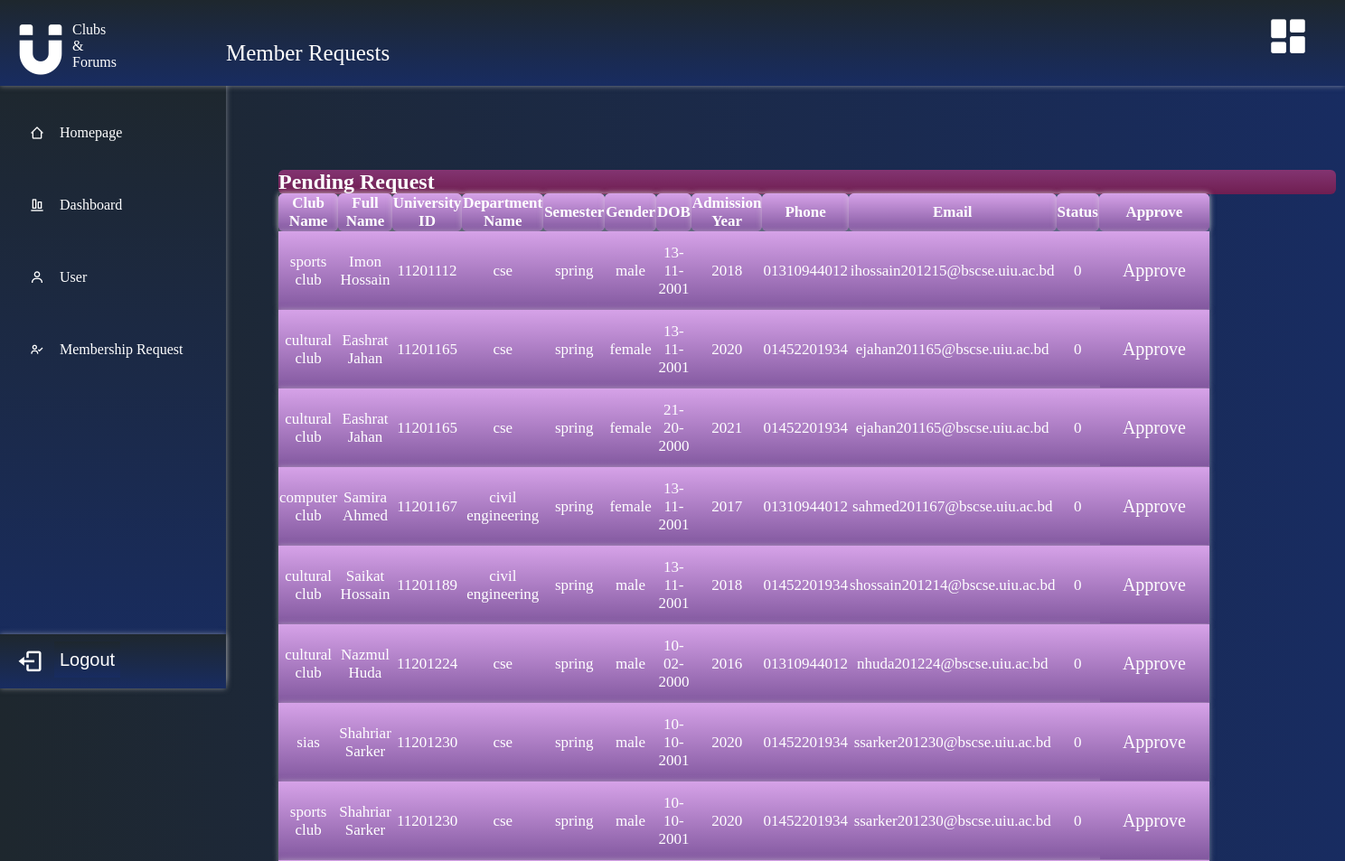
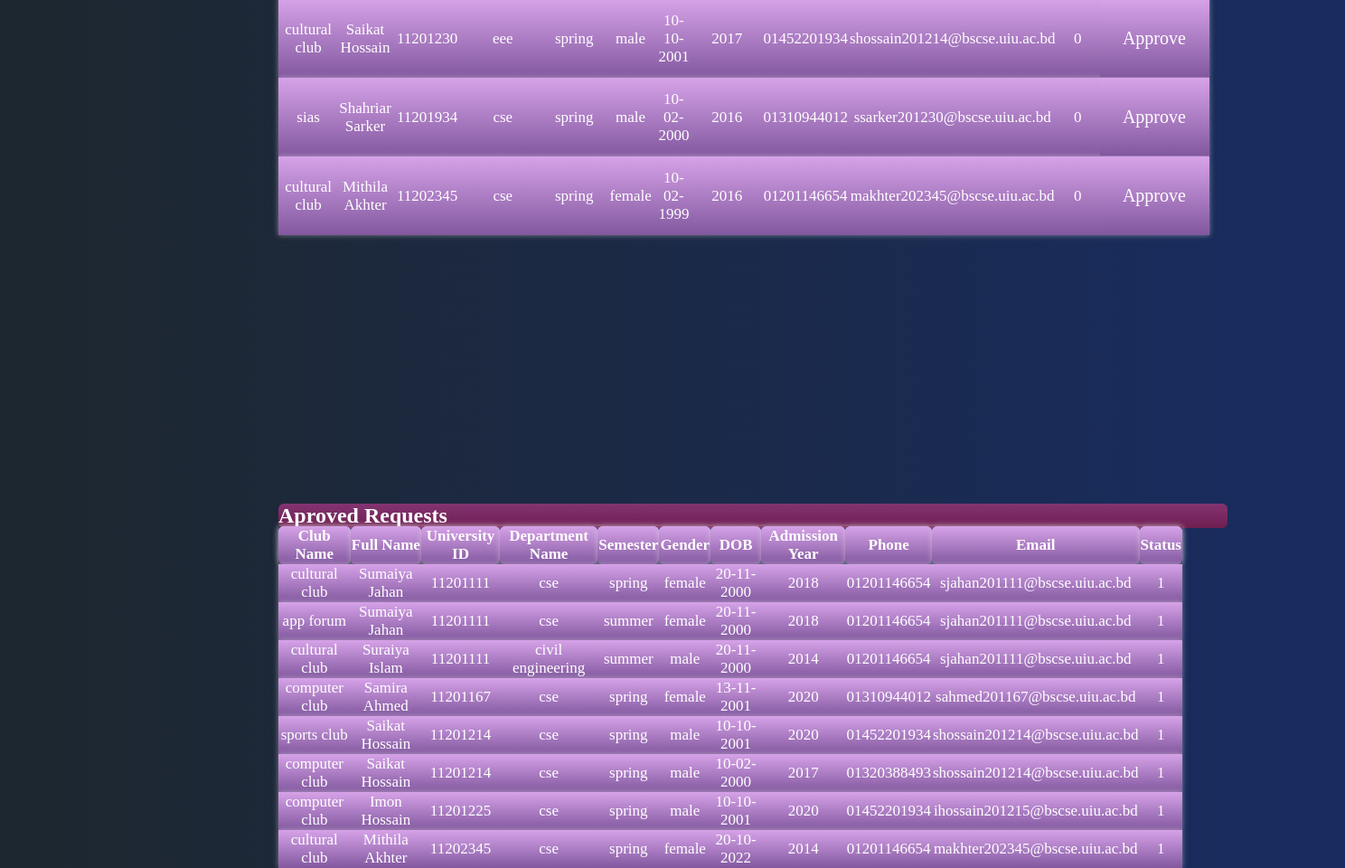
Page /member_req.php on the committed database (2 pictures, top to bottom).
### tables this page shows
CREATE TABLE `member_reg` (
  `id` int(11) NOT NULL,
  `club_name` varchar(200) NOT NULL,
  `full_name` varchar(200) NOT NULL,
  `uni_id` int(11) NOT NULL,
  `dept_name` varchar(100) NOT NULL,
  `semester` varchar(100) NOT NULL,
  `gender` varchar(100) NOT NULL,
  `dob` varchar(100) NOT NULL,
  `admission_year` varchar(100) NOT NULL,
  `mobile_no` varchar(11) NOT NULL,
  `email` varchar(200) NOT NULL,
  `password` varchar(200) NOT NULL,
  `status` int(11) NOT NULL,
  `date` datetime NOT NULL DEFAULT current_timestamp()
);

### member_req.php (the view, shortened to what this page needs)
<?php
$conn = new mysqli('localhost', 'root', '', 'user_db');
?>
<!DOCTYPE html>
<html lang="en">
<head>
    <link rel="stylesheet" href="https://cdnjs.cloudflare.com/ajax/libs/font-awesome/6.1.2/css/all.min.css">
    <link rel = "stylesheet" href = "homecss.css">
    <link href='https://unpkg.com/boxicons@2.1.4/css/boxicons.min.css' rel='stylesheet'>
</head>
<body>
    <div class='maindiv'>
        <div class="sidebar">
           <ul>
            <li>
         <a href="homepage.php">
         <i  class='bx bx-home-alt-2'></i>
         <span class="links_name">Homepage</span>
           </a>
          </li>
          <li>
          <li>
         <a href="dashboard.php">
         <i  class='bx bx-objects-vertical-bottom'></i>
         <span class="links_name">Dashboard</span>
           </a>
          </li>
          <li>
            <a href="users.php">
            <i class='bx bx-user'></i>
            <span class="links_name">User</span>
          </a>
          </li>
          <li>
            <a href="#">
            <i class='bx bx-user-check'></i>
            <span class="links_name">Membership Request</span>
          </a>
          </li>
          </ul>
          <div class='footer'>
            <a href="login.php">
          <i class='bx bx-log-out'></i>
          <input type="submit" value='Logout'>
          </a>
          </div>
      </div>
            <div class="topbar">
                <div class="logo">
                    <i class='bx bxs-magnet'></i>
                <div class="logo_name">Clubs & Forums</div>
                </div>
                <p>Member Requests</p>
                <i id = 'person' class='bx bxs-dashboard'></i>
                <?php
              echo "<a class ='username'>".$_SESSION['firstname']."</a>";
           ?>
            </div>
               <div class="pagename">
                <h2>USERS</h2>
                <div class="card-header2">
                    <h2>Pending Request</h2>
                </div>
                <table>
                    <tr>
                        <th>Club Name</th>
                        <th>Full Name</th>
                        <th>University ID</th>
                        <th>Department Name</th>
                        <th>Semester</th>
                        <th>Gender</th>
                        <th>DOB</th>
                        <th>Admission Year</th>
                        <th>Phone</th>
                        <th>Email</th>
                        <th>Status</th>
                        <th>Approve</th>
                    </tr>
                <?php
      $sql ="SELECT id, club_name, full_name, uni_id, dept_name, semester, gender, dob, admission_year, mobile_no, email, status FROM member_reg WHERE status='0' ORDER BY uni_id ASC";
       $result = $conn-> query($sql);
     if($result->num_rows > 0){
       while($row = $result-> fetch_assoc()){
        echo "<tr><td>".$row["club_name"]."</td><td>".$row["full_name"]."</td><td>".$row["uni_id"]."</td><td>".$row["dept_name"]."</td><td>".$row["semester"]."</td><td>".$row["gender"]."</td><td>".$row["dob"]."</td><td>".$row["admission_year"]."</td><td>".$row["mobile_no"]."</td><td>".$row["email"]."</td><td>".$row["status"]."</td><td><form  method='POST'><input type='hidden' name='id' value='".$row['id']."'><input type='submit' name='aprove' value='Approve' id='aprove'></form></td></tr>";
    }
  }
              ?>
              <div class="card-header3">
                    <h2>Aproved Requests</h2>
                </div>
              </table>
              <table id='table1'>
                    <tr>
                        <th>Club Name</th>
                        <th>Full Name</th>
                        <th>University ID</th>
                        <th>Department Name</th>
                        <th>Semester</th>
                        <th>Gender</th>
                        <th>DOB</th>
                        <th>Admission Year</th>
                        <th>Phone</th>
                        <th>Email</th>
                        <th>Status</th>
                    </tr>
                <?php
      $sql ="SELECT id, club_name, full_name, uni_id, dept_name, semester, gender, dob, admission_year, mobile_no, email, status FROM member_reg WHERE status='1' ORDER BY uni_id ASC";
       $result = $conn-> query($sql);
     if($result->num_rows > 0){
       while($row = $result-> fetch_assoc()){
        echo "<tr><td>".$row["club_name"]."</td><td>".$row["full_name"]."</td><td>".$row["uni_id"]."</td><td>".$row["dept_name"]."</td><td>".$row["semester"]."</td><td>".$row["gender"]."</td><td>".$row["dob"]."</td><td>".$row["admission_year"]."</td><td>".$row["mobile_no"]."</td><td>".$row["email"]."</td><td>".$row["status"]."</td></tr>";
    }
  }
              ?>
              </table>
</div>
</body>
</html>

### homecss.css (style rules this page uses)
* { list-style: none; text-decoration: none; }
body { height: 100%; width: 100%; background: linear-gradient(60deg,#1e272e, #182C61); }
.maindiv { position: relative; }
.maindiv .sidebar { position: fixed; background: linear-gradient(#1e272e, #182C61); box-shadow: 0 0 6px rgba(228, 224, 224, 0.5); left: 0; height: 662px; top: 92px; width: 250px; z-index: 10; }
.sidebar ul { margin-top: 15px; padding-left: 16px; }
.sidebar ul li { position: relative; line-height: 80px; width: 100%; }
.sidebar ul li a { color: #fff; display: flex; align-items: center; transition: .6s; border-radius: 0px; }
.sidebar ul li i { height: 50px; min-width: 50px; border-radius: 12px; line-height: 50px; text-align: center; }
.maindiv .sidebar .footer { background: linear-gradient(#1e272e, #182C61); box-shadow: 0 0 6px rgba(228, 224, 224, 0.5); position: absolute; width: 100%; height: 60px; top: 610px; }
.maindiv .sidebar .footer i { color: #fff; font-size: 30px; margin: 15px; margin-left: 18px; }
.maindiv .sidebar .footer input { position: absolute; background: linear-gradient(#1e272e, #182C61); color: #fff; font-size: 20px; left: 60px; top:8px; border: none; height: 40px; transition: 0.1s; }
.maindiv .topbar { position: fixed; height: 95px; width: 100%; background: linear-gradient(#1e272e, #182C61); box-shadow: 0 0 6px rgba(228, 224, 224, 0.5); overflow: hidden; z-index: 10; left: 0; top: 0; }
.topbar .logo { position: absolute; color: #fff; height: 50px; width: 50px; align-items: center; }
.maindiv .topbar .logo i { position:absolute; font-size: 70px; margin-right: 15px; margin-left: 10px; top: 18px; color: #fff; }
.topbar .logo_name { position: absolute; color: #fff; margin-left: 80px; top: 24px; }
.topbar a { position: absolute; right: 90px; color: #fff; top: 30px; }
#person { position: absolute; right: 38px; top: 15px; font-size: 50px; color: #fff; }
a.username { position: absolute; height: 6px; width: 5px; top: 65px; right: 82px; }
.maindiv .pagename { position: absolute; height: 600px; width: 600px; }
.maindiv .pagename h2 { position:absolute; left: 260px; top:00px; color: #fff; }
.maindiv .card-header2 h2 { position: relative; left: 260px; top:160px; left: 300px; background: linear-gradient(#833471, #6F1E51); color: #fff; width: 195%; border-radius: 6px; color: #fff; }
.maindiv .card-header3 h2 { position: absolute; left: 50%; top:247%; background: linear-gradient(#833471, #6F1E51); width: 175%; border-radius: 6px; color: #fff; }
.topbar p { position: absolute; color: #fff; left: 250px; font-size: 25px; top: 20px; }
table { border-collapse: collapse; width: 1000px; color:#0a3d62; font-family: Georgia, 'Times New Roman', Times, serif; font-size: 17px; text-align: center; position: absolute; left: 300px; top: 206px; }
table#table1 { border-collapse: collapse; width: 1000px; color:#0a3d62; font-family: Georgia, 'Times New Roman', Times, serif; font-size: 17px; text-align: center; position: absolute; left: 300px; top: 254.5%; }
th { background: linear-gradient(#D6A2E8, #82589F); box-shadow: 0 0 6px rgba(228, 224, 224, 0.5); border-radius: 6px; }
tr { background: linear-gradient(#D6A2E8, #82589F); box-shadow: 0 0 6px rgba(228, 224, 224, 0.5); color: #fff; }
td { color:#fff }
#aprove { position: relative; background: linear-gradient(#D6A2E8, #82589F); color: #fff; border: none; width:120px; height: 85px; font-size: 20px; font-family: Georgia, 'Times New Roman', Times, serif; }

### rows in the picture
member_reg: club_name "sports club", full_name "Imon Hossain", uni "11201112", dept_name "cse", semester "spring", gender "male", dob "13-11-2001", admission_year "2018", mobile_no "01310944012", email "ihossain201215@bscse.uiu.ac.bd", status "0"
member_reg: club_name "cultural club", full_name "Eashrat Jahan", uni "11201165", dept_name "cse", semester "spring", gender "female", dob "13-11-2001", admission_year "2020", mobile_no "01452201934", email "ejahan201165@bscse.uiu.ac.bd", status "0"
member_reg: club_name "cultural club", full_name "Eashrat Jahan", uni "11201165", dept_name "cse", semester "spring", gender "female", dob "21-20-2000", admission_year "2021", mobile_no "01452201934", email "ejahan201165@bscse.uiu.ac.bd", status "0"
member_reg: club_name "computer club", full_name "Samira Ahmed", uni "11201167", dept_name "civil engineering", semester "spring", gender "female", dob "13-11-2001", admission_year "2017", mobile_no "01310944012", email "sahmed201167@bscse.uiu.ac.bd", status "0"
member_reg: club_name "cultural club", full_name "Saikat Hossain", uni "11201189", dept_name "civil engineering", semester "spring", gender "male", dob "13-11-2001", admission_year "2018", mobile_no "01452201934", email "shossain201214@bscse.uiu.ac.bd", status "0"
member_reg: club_name "cultural club", full_name "Nazmul Huda", uni "11201224", dept_name "cse", semester "spring", gender "male", dob "10-02-2000", admission_year "2016", mobile_no "01310944012", email "nhuda201224@bscse.uiu.ac.bd", status "0"
member_reg: club_name "sias", full_name "Shahriar Sarker", uni "11201230", dept_name "cse", semester "spring", gender "male", dob "10-10-2001", admission_year "2020", mobile_no "01452201934", email "ssarker201230@bscse.uiu.ac.bd", status "0"
member_reg: club_name "sports club", full_name "Shahriar Sarker", uni "11201230", dept_name "cse", semester "spring", gender "male", dob "10-10-2001", admission_year "2020", mobile_no "01452201934", email "ssarker201230@bscse.uiu.ac.bd", status "0"
member_reg: club_name "cultural club", full_name "Saikat Hossain", uni "11201230", dept_name "eee", semester "spring", gender "male", dob "10-10-2001", admission_year "2017", mobile_no "01452201934", email "shossain201214@bscse.uiu.ac.bd", status "0"
member_reg: club_name "sias", full_name "Shahriar Sarker", uni "11201934", dept_name "cse", semester "spring", gender "male", dob "10-02-2000", admission_year "2016", mobile_no "01310944012", email "ssarker201230@bscse.uiu.ac.bd", status "0"
member_reg: club_name "cultural club", full_name "Mithila Akhter", uni "11202345", dept_name "cse", semester "spring", gender "female", dob "10-02-1999", admission_year "2016", mobile_no "01201146654", email "makhter202345@bscse.uiu.ac.bd", status "0"
member_reg: club_name "cultural club", full_name "Sumaiya Jahan", uni "11201111", dept_name "cse", semester "spring", gender "female", dob "20-11-2000", admission_year "2018", mobile_no "01201146654", email "sjahan201111@bscse.uiu.ac.bd", status "1"
member_reg: club_name "app forum", full_name "Sumaiya Jahan", uni "11201111", dept_name "cse", semester "summer", gender "female", dob "20-11-2000", admission_year "2018", mobile_no "01201146654", email "sjahan201111@bscse.uiu.ac.bd", status "1"
member_reg: club_name "cultural club", full_name "Suraiya Islam", uni "11201111", dept_name "civil engineering", semester "summer", gender "male", dob "20-11-2000", admission_year "2014", mobile_no "01201146654", email "sjahan201111@bscse.uiu.ac.bd", status "1"
member_reg: club_name "computer club", full_name "Samira Ahmed", uni "11201167", dept_name "cse", semester "spring", gender "female", dob "13-11-2001", admission_year "2020", mobile_no "01310944012", email "sahmed201167@bscse.uiu.ac.bd", status "1"
member_reg: club_name "sports club", full_name "Saikat Hossain", uni "11201214", dept_name "cse", semester "spring", gender "male", dob "10-10-2001", admission_year "2020", mobile_no "01452201934", email "shossain201214@bscse.uiu.ac.bd", status "1"
member_reg: club_name "computer club", full_name "Saikat Hossain", uni "11201214", dept_name "cse", semester "spring", gender "male", dob "10-02-2000", admission_year "2017", mobile_no "01320388493", email "shossain201214@bscse.uiu.ac.bd", status "1"
member_reg: club_name "computer club", full_name "Imon Hossain", uni "11201225", dept_name "cse", semester "spring", gender "male", dob "10-10-2001", admission_year "2020", mobile_no "01452201934", email "ihossain201215@bscse.uiu.ac.bd", status "1"
member_reg: club_name "cultural club", full_name "Mithila Akhter", uni "11202345", dept_name "cse", semester "spring", gender "female", dob "20-10-2022", admission_year "2014", mobile_no "01201146654", email "makhter202345@bscse.uiu.ac.bd", status "1"
